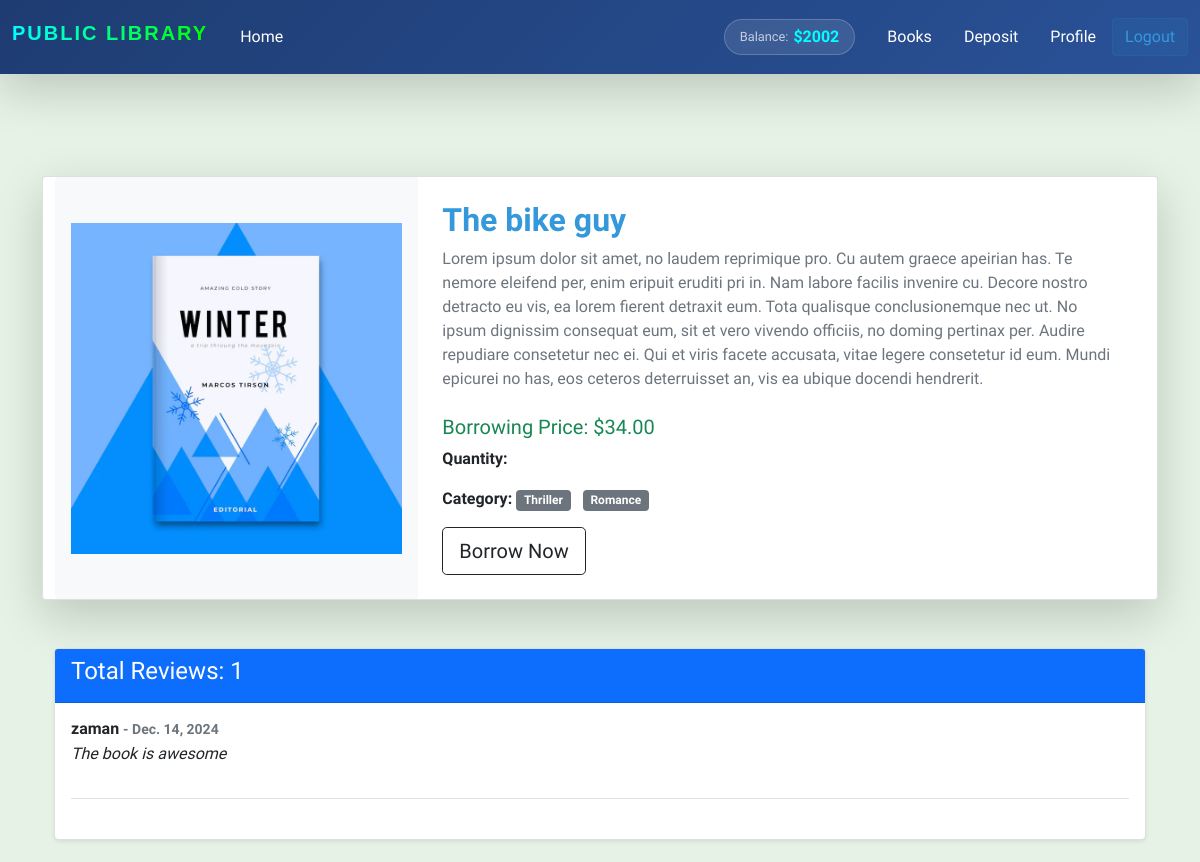
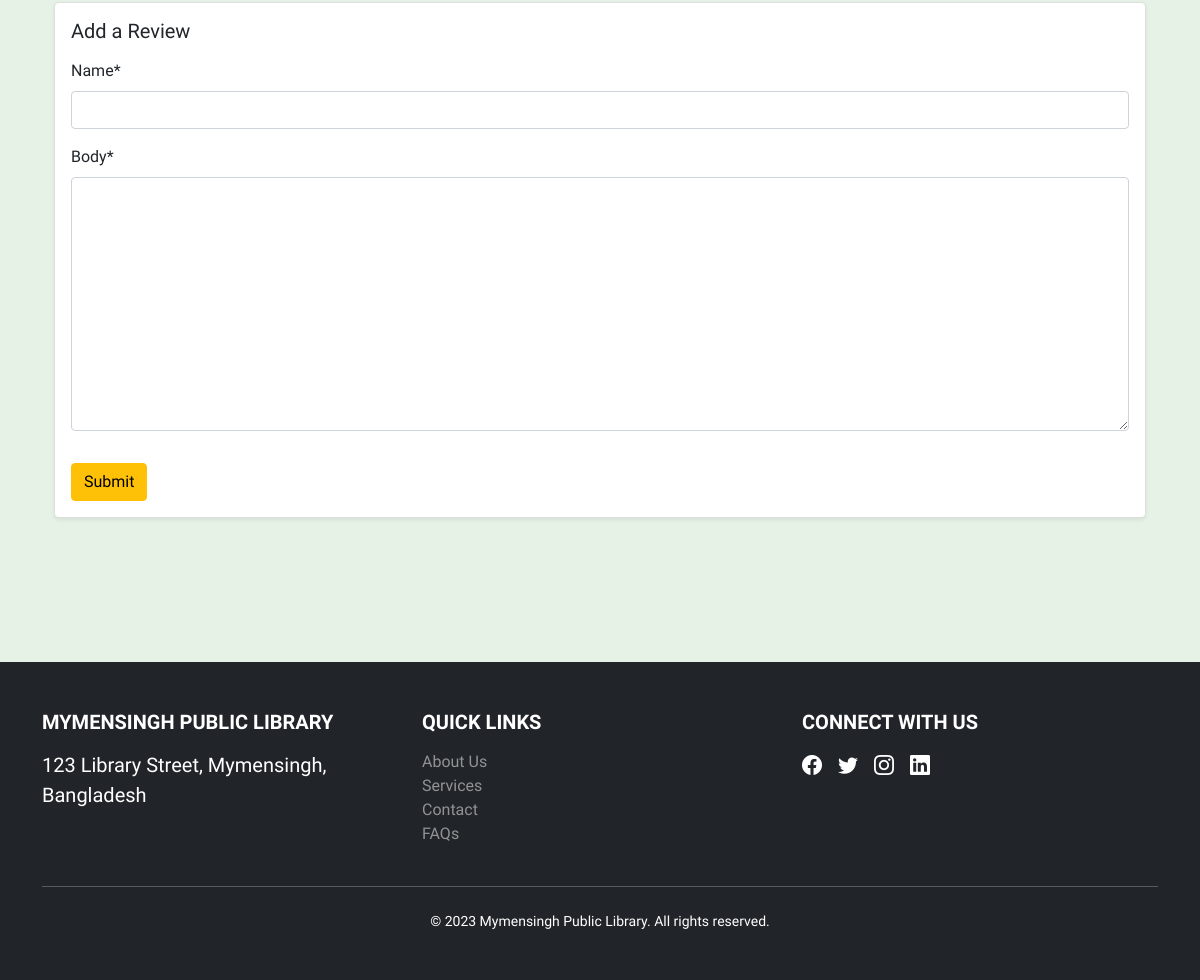
Screenshot of /books/1/ (signed in) with the database file from the repository (2 pictures, top to bottom).
### wallet/models.py (models this page shows, shortened)
class UserWallet(models.Model):
    user = models.OneToOneField(User, related_name="wallet", on_delete=models.CASCADE)
    balance = models.IntegerField(default=0)
    amount = models.IntegerField(null=True)

### books/models.py (models this page shows, shortened)
class Books(models.Model):
    title = models.CharField(max_length=255)
    description = models.TextField()
    image = models.ImageField(upload_to="book_images/")
    borrowing_price = models.DecimalField(max_digits=10, decimal_places=2)
    category = models.ManyToManyField(BookCategory, related_name="category")

class BookCategory(models.Model):
    category_name = models.CharField(max_length=50)
    slug = models.SlugField(max_length=100, unique=True, null=True, blank=True)

class BookReview(models.Model):
    book = models.ForeignKey(Books, on_delete=models.CASCADE, related_name="review")
    name = models.CharField(max_length=50)
    body = models.TextField()
    createdAt = models.DateField(auto_now_add=True)

### books/views.py (the view, shortened to what this page needs)
# urls.py: path("<int:id>/", BookDetailsView.as_view(), name="book_details"),
class BookDetailsView(LoginRequiredMixin, DetailView):
    model = Books
    pk_url_kwarg = "id"
    template_name = "book.html"
    context_object_name = "book"
    def get_context_data(self, **kwargs):
        context = super().get_context_data(**kwargs)
        book = self.object
        reviews = book.review.all()
        review_form = ReviewForm()
        exists = BorrowBook.objects.filter(
            book=book, borrower=self.request.user
        ).exists()
        context["reviews"] = reviews
        if exists:
            context["review_form"] = review_form
        else:
            context["review_form"] = None
        return context

### books/forms.py
class ReviewForm(forms.ModelForm):
    class Meta:
        model = BookReview
        fields = ["name", "body"]

### books/templates/book.html (shortened to what this page needs)
{% extends "base.html" %} {% block content %} {% load crispy_forms_tags %}
<div class="card my-5 container shadow-lg rounded-4">
  <div class="row g-0">
    <div
      class="col-md-4 d-flex align-items-center justify-content-center bg-light rounded-start"
    >
      <img
        src="{{ book.image.url }}"
        class="img-fluid rounded p-3"
        alt="Book Image"
      />
    </div>
    <div class="col-md-8">
      <div class="card-body p-4">
        <h2 class="card-title text-primary fw-bold">{{ book.title }}</h2>
        <p class="card-text text-muted mb-4">{{ book.description }}</p>
        <h5 class="text-success fw-semibold">
          Borrowing Price: ${{ book.borrowing_price }}
        </h5>
        <p class="card-text"><strong>Quantity:</strong> {{ car.quantity }}</p>
        <div class="mb-3">
          <strong>Category:</strong>
          {% for cat in book.category.all %}
          <span class="badge bg-secondary me-2">{{ cat.category_name }}</span>
          {% endfor %}
        </div>
        {% if user.is_authenticated %}
        <form
          action="{% url 'borrow_book' book.id %}"
          class="d-inline-block"
          method="post"
        >
          <button type="submit" class="btn btn-outline-dark btn-lg">
            Borrow Now
          </button>
        </form>
        {% endif %}
      </div>
    </div>
  </div>
</div>
<div class="container my-5">
  <div class="card shadow-sm rounded-3">
    <div class="card-header bg-primary text-white">
      <h4>Total Reviews: {{ reviews | length }}</h4>
    </div>
    <div class="card-body">
      {% for review in reviews %}
      <div class="mb-4 border-bottom pb-3">
        <h6 class="fw-bold mb-1">
          {{ review.name }}
          <span class="text-muted small">- {{ review.createdAt }}</span>
        </h6>
        <p class="fst-italic">{{ review.body }}</p>
      </div>
      {% endfor %}
    </div>
  </div>
  {% if review_form %}
  <div class="card my-4 shadow-sm rounded-3">
    <div class="card-body">
      <h5 class="mb-3">Add a Review</h5>
      <form method="post">
        {% csrf_token %} {{ review_form | crispy }}
        <button class="btn btn-warning mt-3">Submit</button>
      </form>
    </div>
  </div>
  {% endif %}
</div>
{% endblock content %}

### core/templates/base.html (shortened to what this page needs)
{% load static %}
<!DOCTYPE html>
<html lang="en">
  <head>
    <link
      href="https://cdn.jsdelivr.net/npm/bootstrap@5.0.2/dist/css/bootstrap.min.css"
      rel="stylesheet"
    />
    <link
      href="https://cdn.jsdelivr.net/npm/bootstrap-icons/font/bootstrap-icons.css"
      rel="stylesheet"
    />
    <link rel="stylesheet" href="{% static 'styles.css' %}" />
    <link
      rel="stylesheet"
      href="https://cdnjs.cloudflare.com/ajax/libs/aos/2.3.4/aos.css"
    />
    <link
      rel="stylesheet"
      href="https://cdn.jsdelivr.net/npm/bootstrap-icons@1.10.5/font/bootstrap-icons.css"
    />
  </head>
  <body style="background: rgba(0, 128, 0, 0.1)">
    <nav
      class="navbar navbar-expand-lg fixed-top navbar-dark py-3 shadow-lg mb-5 futuristic-nav"
    >
      <div class="container-fluid">
        <a
          class="navbar-brand text-white h3 fw-bold me-4"
          href="{% url 'home' %}"
        >
          <span class="futuristic-text">Public Library</span>
        </a>
        <div class="collapse navbar-collapse" id="navbarContent">
          <ul class="navbar-nav me-auto mb-2 mb-lg-0">
            <li class="nav-item">
              <a href="{% url 'home' %}" class="nav-link active futuristic-link"
                >Home</a
              >
            </li>
          </ul>
          <div class="d-flex align-items-center">
            {% if user.is_authenticated %}
            <div class="balance-chip me-3">
              <span class="balance-label">Balance:</span>
              <span class="balance-amount">${{user.wallet.balance}}</span>
            </div>
            <a
              href="{% url 'collection' %}"
              class="nav-link active futuristic-link text-white"
              >Books</a
            >
            <a
              href="{% url 'deposit' %}"
              class="nav-link active futuristic-link text-white"
              >Deposit</a
            >
            <a
              href="{% url 'profile' %}"
              class="nav-link active futuristic-link text-white"
              >Profile</a
            >
            <form
              action="{% url 'logout' %}"
              method="post"
              class="d-inline-block"
            >
              <button
                class="btn btn-outline-light futuristic-btn"
                type="submit"
              >
                Logout
              </button>
            </form>
            {% endif %}
          </div>
        </div>
      </div>
    </nav>
    <div class="container flex justify-content-center align-items-center">
      <div class="py-5">{% block content %} {% endblock %}</div>
    </div>
    <footer class="bg-dark text-white py-5 mt-5">
      <div class="container">
        <div class="row">
          <div class="col-md-4 mb-4 mb-md-0">
            <h5 class="text-uppercase fw-bold mb-3">
              Mymensingh Public Library
            </h5>
            <p class="lead mb-0">123 Library Street, Mymensingh, Bangladesh</p>
          </div>
          <div class="col-md-4 mb-4 mb-md-0">
            <h5 class="text-uppercase fw-bold mb-3">Quick Links</h5>
            <ul class="list-unstyled">
              <li>
                <a
                  href="#"
                  class="text-white-50 text-decoration-none footer-hover-link"
                  >About Us</a
                >
              </li>
              <li>
                <a
                  href="#"
                  class="text-white-50 text-decoration-none footer-hover-link"
                  >Services</a
                >
              </li>
              <li>
                <a
                  href="#"
                  class="text-white-50 text-decoration-none footer-hover-link"
                  >Contact</a
                >
              </li>
              <li>
                <a
                  href="#"
                  class="text-white-50 text-decoration-none footer-hover-link"
                  >FAQs</a
                >
              </li>
            </ul>
          </div>
          <div class="col-md-4">
            <h5 class="text-uppercase fw-bold mb-3">Connect With Us</h5>
            <div class="d-flex">
              <a href="#" class="text-white footer-social-icon me-3"
                ><i class="bi bi-facebook"></i
              ></a>
              <a href="#" class="text-white footer-social-icon me-3"
                ><i class="bi bi-twitter"></i
              ></a>
              <a href="#" class="text-white footer-social-icon me-3"
                ><i class="bi bi-instagram"></i
              ></a>
              <a href="#" class="text-white footer-social-icon"
                ><i class="bi bi-linkedin"></i
              ></a>
            </div>
          </div>
        </div>
        <hr class="my-4" />
        <div class="text-center">
          <p class="small mb-0">
            &copy; 2023 Mymensingh Public Library. All rights reserved.
          </p>
        </div>
      </div>
    </footer>
  </body>
</html>

### core/static/styles.css (style rules this page uses)
body { padding-top: 80px; background-color: #f8f9fa; font-family: "Fira Sans", sans-serif; }
.card { transition: transform 0.3s; }
.futuristic-nav { background: linear-gradient(135deg, #1e3c72 0%, #2a5298 100%); backdrop-filter: blur(10px); -webkit-backdrop-filter: blur(10px); }
.futuristic-text { font-family: "Orbitron", sans-serif; letter-spacing: 2px; text-transform: uppercase; background: linear-gradient(to right, #00ffff, #00ff00); -webkit-background-clip: text; -webkit-text-fill-color: transparent; }
.futuristic-link { position: relative; overflow: hidden; }
.futuristic-link::after { content: ""; position: absolute; bottom: 0; left: 0; width: 100%; height: 2px; background-color: #00ffff; transform: scaleX(0); transition: transform 0.3s ease; }
.futuristic-btn { border: 1px solid rgba(255, 255, 255, 0.2); background-color: rgba(255, 255, 255, 0.1); backdrop-filter: blur(5px); -webkit-backdrop-filter: blur(5px); transition: all 0.3s ease; }
.balance-chip { background: rgba(255, 255, 255, 0.1); border-radius: 20px; padding: 5px 15px; display: flex; align-items: center; backdrop-filter: blur(5px); -webkit-backdrop-filter: blur(5px); border: 1px solid rgba(255, 255, 255, 0.2); }
.balance-label { font-size: 0.8rem; color: rgba(255, 255, 255, 0.7); margin-right: 5px; }
.balance-amount { font-weight: bold; color: #00ffff; }
.futuristic-btn { background: rgba(52, 152, 219, 0.1); backdrop-filter: blur(10px); border: 1px solid rgba(52, 152, 219, 0.1); color: #3498db; }
.text-primary { color: #3498db !important; }
.footer-hover-link { transition: color 0.3s ease, opacity 0.3s ease; }
.footer-social-icon { font-size: 1.25rem; transition: transform 0.3s ease, color 0.3s ease; }

### rows the page displays
Books: image (picture), title "The bike guy", description "Lorem ipsum dolor sit amet, no laudem reprimique pro. Cu autem graece apeirian has. Te nemore eleifend per, enim eripuit eruditi pri in. Nam labore facilis invenire cu. Decore nostro detracto eu vis, ea lorem fierent detraxit eum. Tota qualisque conclusionemque nec ut. No ipsum dignissim consequat eum, sit et vero vivendo officiis, no doming pertinax per. Audire repudiare consetetur nec ei. Qui et viris facete accusata, vitae legere consetetur id eum. Mundi epicurei no has, eos ceteros deterruisset an, vis ea ubique docendi hendrerit.", borrowing_price "34.00"
BookCategory: category_name "Thriller"
BookCategory: category_name "Romance"
BookReview: name "zaman", createdAt "Dec. 14, 2024", body "The book is awesome"

### other values shown
{{ user.wallet.balance }} "2002"
{{ reviews | length }} "1"
